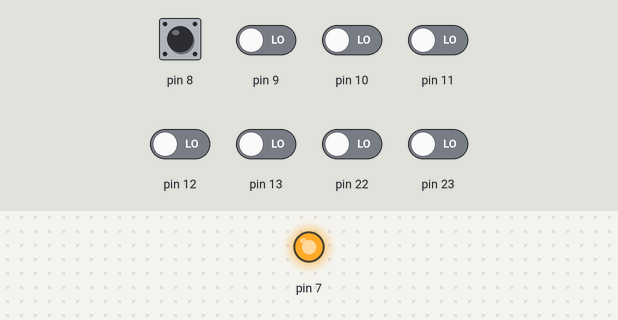
Recording of a sketch running on a simulated Arduino Uno, built with avr-gcc and run on an emulated ATmega328P. Parts: output pins drawn as LEDs (lit = HIGH). The inputs (shaded band) are chosen by the test bench; at power-on: pin 8 HIGH, pin 9–13, pin 22, pin 23 LOW.

Above: at 0.8 s.
0.9 s: pin 8 pulled LOW for 0.15 s
At 0.97 s:
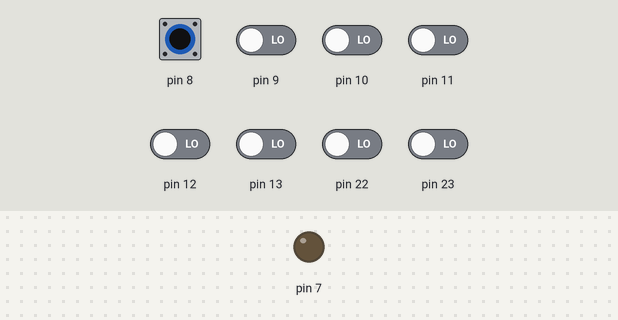
2.5 s: pin 9 driven HIGH
At 3.0 s:
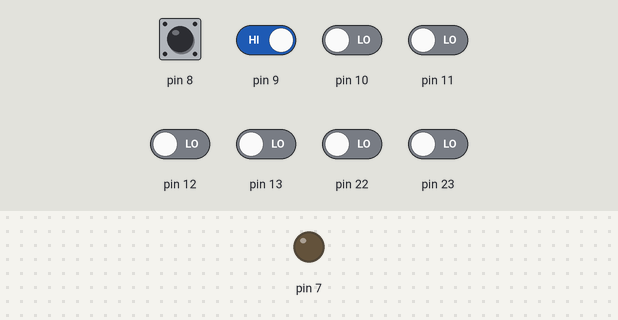
4.0 s: pin 9 driven LOW
At 5.4 s:
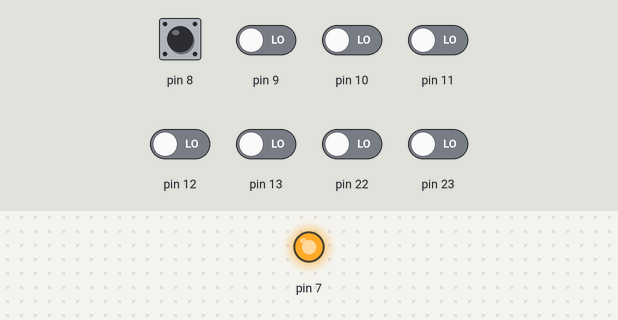
Timing chart, 0 to 7.0 s (numbered marks = the images above; inputs shaded):
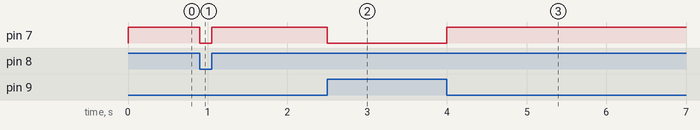

Measured:
- after the input at 0.9 s, pin 7: HIGH → LOW at once, → HIGH 0.15 s later
- after the input at 2.5 s, pin 7: HIGH → LOW at once
- after the input at 4.0 s, pin 7: LOW → HIGH at once

The sketch:

externalBlinky_pt1.ino
```cpp
#include "avr/io.h"

/*
Blink an external LED.
When button is pressed, LED will NOT glow.
When button is NOT pressed, LED will glow.

Conversion:
Bit 7 = 0b10000000 = 128

1) Set PIN8 (PB0) as input. Set PORTB bit 0 = 1 to enable pull up resistor. Connect to button.
2) Set PIN7 (PD7) as output.
3) Read PIN8 in a loop. When PIN8 is HIGH, read PIND register. If PIND bit 0 = 1, LED will glow (PIN7 is HIGH).
4) End

PIN configuration:
1) DDRD bit 7 = 1
2) PORTD bit 7 = 1
3) DDRB bit 0 = 0
4) PORTB bit 0 = 1 (Pull up enable)
5) PINB bit 0 - read
*/

#define Port_D      *((volatile byte *) 0x2B)
#define Data_Dir_D  *((volatile byte *) 0x2A)
#define Port_B      *((volatile byte *) 0x25)
#define PIN_B       *((volatile byte *) 0x23)
#define Data_Dir_B  *((volatile byte *) 0x24)

int main() {

Data_Dir_D = 128;
Data_Dir_B = 0;
Port_B = 1;

while (1) {
  if (PIN_B == 0) {
    Port_D = 0;
  }
  else if (PIN_B == 1) {
    Port_D = 128;
  }
  else {Port_D = 0;}

}

}
```
